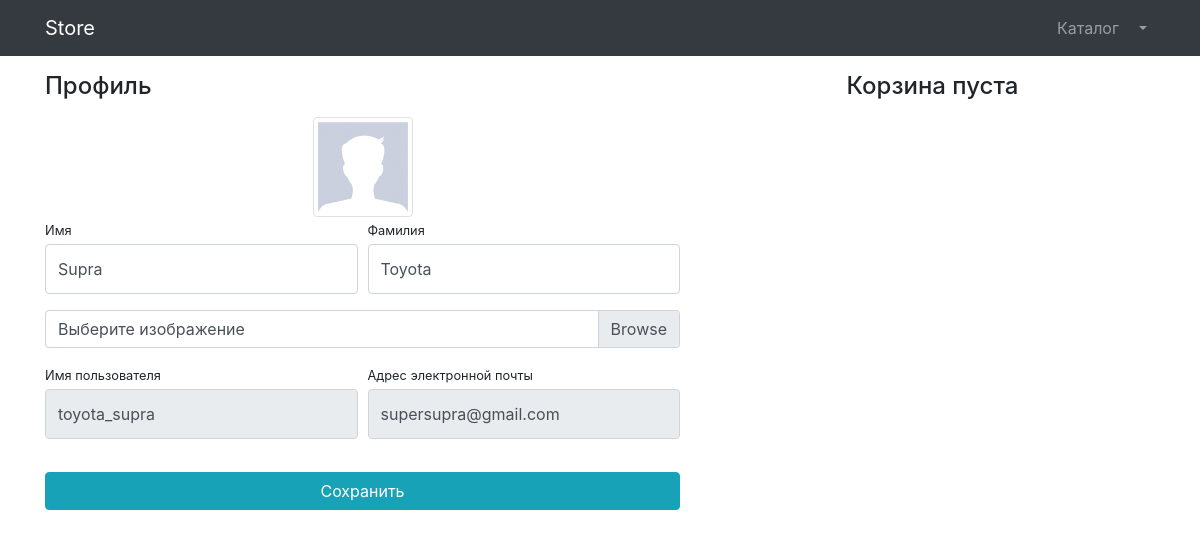
Page /users/profile/ (signed in) on the committed database.
### users/models.py (models this page shows)
class User(AbstractUser):
    image = models.ImageField(upload_to="users_image", null=True, blank=True)

### users/views.py (the view)
# urls.py: path('profile/', profile, name='profile'),
@login_required
def profile(request):
    if request.method == "POST":
        form = UserProfileForm(instance=request.user, data=request.POST, files=request.FILES)
        if form.is_valid():
            form.save()
            return HttpResponseRedirect(reverse('users:profile'))
    else:
        form = UserProfileForm(instance=request.user)
    baskets = Basket.objects.filter(user=request.user)
    context = {
        'title': "Store - Профиль",
        'form': form,
        'baskets': Basket.objects.filter(user=request.user)
    }
    return render(request, "users/profile.html", context)

### users/forms.py
class UserProfileForm(UserChangeForm):
    first_name = forms.CharField(widget=forms.TextInput(attrs={'class': 'form-control py-4'}))
    last_name = forms.CharField(widget=forms.TextInput(attrs={'class': 'form-control py-4'}))
    image = forms.ImageField(widget=forms.FileInput(attrs={'class': 'custom-file-label'}))
    username = forms.CharField(widget=forms.TextInput(attrs={'class': 'form-control py-4', 'readonly': True}))
    email = forms.EmailField(widget=forms.EmailInput(attrs={'class': 'form-control py-4', 'readonly': True}))
    class Meta:
        model = User
        fields = ('first_name', 'last_name', 'image', 'username', 'email')

### users/templates/users/profile.html (shortened to what this page needs)
{% extends 'products/base.html' %}
{% load static %}
{% block css %}
    <link href="{% static 'vendor/css/profile.css' %}" rel="stylesheet">
{% endblock %}
{% block content %}
    <div class="container">
        <div class="row">
            <div class="col-lg-7">
                <h4 class="mt-3 mb-3">Профиль</h4>
                <div class="col-lg-12 text-center">
                    <img width="100" height="100"
                         src="{% if user.image %} {{ user.image.url }} {% else %} {% static "vendor/img/users/default_avatar.jpg" %} {% endif %}"
                         class="img-thumbnail">
                </div>
                <form action="{% url 'users:profile' %}" method="post" enctype="multipart/form-data">
                    <div class="form-row">
                        <div class="col-lg-6">
                            <div class="form-group">
                                <label class="small mb-1" for="{{ form.first_name.id_for_label }}">Имя</label>
                                {{ form.first_name }}
                            </div>
                        </div>
                        <div class="col-lg-6">
                            <div class="form-group">
                                <label class="small mb-1" for="{{ form.last_name.id_for_label }}">Фамилия</label>
                                {{ form.last_name }}
                            </div>
                        </div>
                    </div>
                    <div class="form-row mb-2">
                        <div class="col-lg-12">
                            <div class="custom-file">
                                <label class="custom-file-label" for="{{ form.image.id_for_label }}">Выберите
                                    изображение</label>
                            </div>
                        </div>
                    </div>
                    <div class="form-row">
                        <div class="col-lg-6">
                            <label class="small mb-1" for="{{ form.username.id_for_label }}">Имя пользователя</label>
                            {{ form.username }}
                        </div>
                        <div class="col-lg-6">
                            <label class="small mb-1" for="{{ form.email.id_for_label }}">Адрес электронной
                                почты</label>
                            {{ form.email }}
                        </div>
                    </div>
                    <div class="form-row">
                        <div class="col-lg-12" style="margin-top: 33px;">
                            <input class="btn btn-info btn-block" type="submit" value="Сохранить">
                        </div>
                    </div>
                </form>
            </div>
            <div class="col-lg-5">
                {% include 'products/baskets.html' %}
            </div>
        </div>
    </div>
{% endblock %}

### rows in the picture
User: first_name "Supra", last_name "Toyota", username "toyota_supra", email "supersupra@gmail.com"
